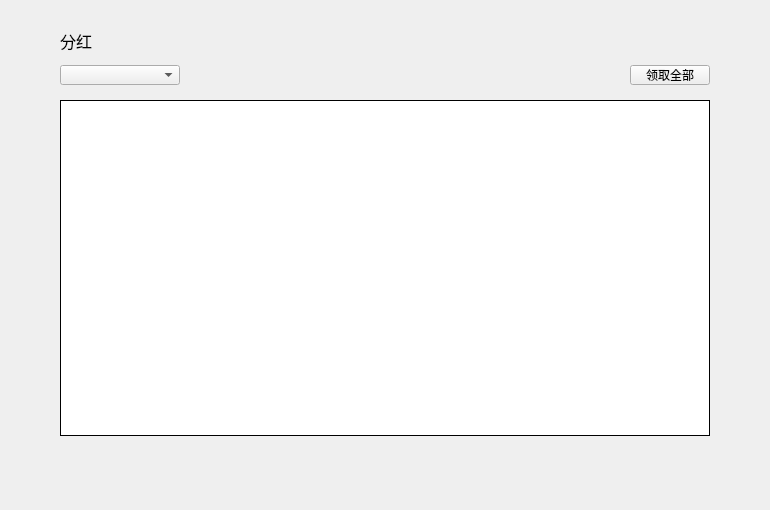
<?xml version="1.0" encoding="UTF-8"?>
<ui version="4.0">
 <class>BonusPage</class>
 <widget class="QWidget" name="BonusPage">
  <property name="geometry">
   <rect>
    <x>0</x>
    <y>0</y>
    <width>770</width>
    <height>510</height>
   </rect>
  </property>
  <property name="windowTitle">
   <string>Form</string>
  </property>
  <widget class="QComboBox" name="accountComboBox">
   <property name="geometry">
    <rect>
     <x>60</x>
     <y>65</y>
     <width>120</width>
     <height>20</height>
    </rect>
   </property>
   <property name="font">
    <font>
     <family>微软雅黑</family>
     <weight>50</weight>
     <bold>false</bold>
    </font>
   </property>
   <property name="focusPolicy">
    <enum>Qt::NoFocus</enum>
   </property>
   <property name="styleSheet">
    <string notr="true"/>
   </property>
  </widget>
  <widget class="QLabel" name="title_label">
   <property name="geometry">
    <rect>
     <x>60</x>
     <y>28</y>
     <width>120</width>
     <height>26</height>
    </rect>
   </property>
   <property name="font">
    <font>
     <family>微软雅黑</family>
     <pointsize>12</pointsize>
     <weight>50</weight>
     <italic>false</italic>
     <bold>false</bold>
    </font>
   </property>
   <property name="styleSheet">
    <string notr="true"/>
   </property>
   <property name="text">
    <string>分红</string>
   </property>
  </widget>
  <widget class="QTableWidget" name="bonusTableWidget">
   <property name="geometry">
    <rect>
     <x>60</x>
     <y>100</y>
     <width>650</width>
     <height>336</height>
    </rect>
   </property>
   <property name="cursor" stdset="0">
    <cursorShape>PointingHandCursor</cursorShape>
   </property>
   <property name="layoutDirection">
    <enum>Qt::LeftToRight</enum>
   </property>
   <property name="styleSheet">
    <string notr="true"/>
   </property>
   <property name="frameShape">
    <enum>QFrame::Box</enum>
   </property>
   <property name="frameShadow">
    <enum>QFrame::Plain</enum>
   </property>
   <property name="verticalScrollBarPolicy">
    <enum>Qt::ScrollBarAsNeeded</enum>
   </property>
   <property name="horizontalScrollBarPolicy">
    <enum>Qt::ScrollBarAlwaysOff</enum>
   </property>
   <property name="autoScroll">
    <bool>true</bool>
   </property>
   <property name="editTriggers">
    <set>QAbstractItemView::NoEditTriggers</set>
   </property>
   <property name="selectionMode">
    <enum>QAbstractItemView::NoSelection</enum>
   </property>
   <property name="iconSize">
    <size>
     <width>19</width>
     <height>12</height>
    </size>
   </property>
   <property name="showGrid">
    <bool>true</bool>
   </property>
   <property name="gridStyle">
    <enum>Qt::SolidLine</enum>
   </property>
   <attribute name="horizontalHeaderVisible">
    <bool>false</bool>
   </attribute>
   <attribute name="horizontalHeaderCascadingSectionResizes">
    <bool>false</bool>
   </attribute>
   <attribute name="horizontalHeaderHighlightSections">
    <bool>false</bool>
   </attribute>
   <attribute name="verticalHeaderVisible">
    <bool>false</bool>
   </attribute>
   <attribute name="verticalHeaderHighlightSections">
    <bool>false</bool>
   </attribute>
   <column>
    <property name="text">
     <string>币种</string>
    </property>
    <property name="font">
     <font>
      <family>微软雅黑</family>
     </font>
    </property>
    <property name="textAlignment">
     <set>AlignCenter</set>
    </property>
   </column>
   <column>
    <property name="text">
     <string>分红数量</string>
    </property>
    <property name="font">
     <font>
      <family>微软雅黑</family>
     </font>
    </property>
    <property name="textAlignment">
     <set>AlignCenter</set>
    </property>
   </column>
   <column>
    <property name="text">
     <string/>
    </property>
   </column>
  </widget>
  <widget class="QToolButton" name="obtainAllBtn">
   <property name="geometry">
    <rect>
     <x>630</x>
     <y>65</y>
     <width>80</width>
     <height>20</height>
    </rect>
   </property>
   <property name="font">
    <font>
     <family>微软雅黑</family>
     <weight>50</weight>
     <italic>false</italic>
     <bold>false</bold>
    </font>
   </property>
   <property name="cursor">
    <cursorShape>PointingHandCursor</cursorShape>
   </property>
   <property name="focusPolicy">
    <enum>Qt::NoFocus</enum>
   </property>
   <property name="styleSheet">
    <string notr="true"/>
   </property>
   <property name="text">
    <string>领取全部</string>
   </property>
  </widget>
  <widget class="QStackedWidget" name="stackedWidget">
   <property name="geometry">
    <rect>
     <x>0</x>
     <y>468</y>
     <width>770</width>
     <height>41</height>
    </rect>
   </property>
  </widget>
 </widget>
 <resources/>
 <connections/>
</ui>
